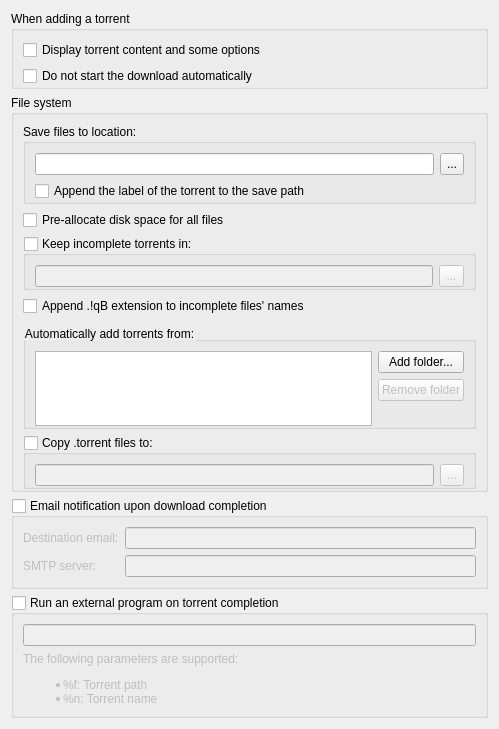
          <widget class="QWidget" name="scrollAreaWidgetContents_2">
           <property name="geometry">
            <rect>
             <x>0</x>
             <y>-344</y>
             <width>499</width>
             <height>728</height>
            </rect>
           </property>
           <layout class="QVBoxLayout" name="verticalLayout">
            <item>
             <widget class="QGroupBox" name="torrentAdditionBox">
              <property name="sizePolicy">
               <sizepolicy hsizetype="Expanding" vsizetype="Preferred">
                <horstretch>0</horstretch>
                <verstretch>0</verstretch>
               </sizepolicy>
              </property>
              <property name="title">
               <string>When adding a torrent</string>
              </property>
              <layout class="QGridLayout" name="gridLayout_5">
               <property name="bottomMargin">
                <number>0</number>
               </property>
               <item row="0" column="0" colspan="2">
                <widget class="QCheckBox" name="checkAdditionDialog">
                 <property name="text">
                  <string>Display torrent content and some options</string>
                 </property>
                 <property name="checked">
                  <bool>false</bool>
                 </property>
                </widget>
               </item>
               <item row="1" column="0">
                <widget class="QCheckBox" name="checkStartPaused">
                 <property name="text">
                  <string comment="The torrent will be added to download list in pause state">Do not start the download automatically</string>
                 </property>
                </widget>
               </item>
              </layout>
             </widget>
            </item>
            <item>
             <widget class="QGroupBox" name="fileSystemBox">
              <property name="sizePolicy">
               <sizepolicy hsizetype="Expanding" vsizetype="Preferred">
                <horstretch>0</horstretch>
                <verstretch>0</verstretch>
               </sizepolicy>
              </property>
              <property name="title">
               <string>File system</string>
              </property>
              <layout class="QVBoxLayout" name="verticalLayout_25">
               <property name="bottomMargin">
                <number>0</number>
               </property>
               <item>
                <widget class="QGroupBox" name="groupBox_3">
                 <property name="title">
                  <string>Save files to location:</string>
                 </property>
                 <layout class="QVBoxLayout" name="verticalLayout_26">
                  <property name="bottomMargin">
                   <number>0</number>
                  </property>
                  <item>
                   <layout class="QHBoxLayout" name="horizontalLayout_10">
                    <item>
                     <widget class="QLineEdit" name="textSavePath">
                      <property name="sizePolicy">
                       <sizepolicy hsizetype="Expanding" vsizetype="Fixed">
                        <horstretch>0</horstretch>
                        <verstretch>0</verstretch>
                       </sizepolicy>
                      </property>
                      <property name="text">
                       <string/>
                      </property>
                     </widget>
                    </item>
                    <item>
                     <widget class="QToolButton" name="browseSaveDirButton">
                      <property name="enabled">
                       <bool>true</bool>
                      </property>
                      <property name="minimumSize">
                       <size>
                        <width>22</width>
                        <height>22</height>
                       </size>
                      </property>
                      <property name="maximumSize">
                       <size>
                        <width>25</width>
                        <height>27</height>
                       </size>
                      </property>
                      <property name="text">
                       <string notr="true">...</string>
                      </property>
                     </widget>
                    </item>
                   </layout>
                  </item>
                  <item>
                   <widget class="QCheckBox" name="checkAppendLabel">
                    <property name="text">
                     <string>Append the label of the torrent to the save path</string>
                    </property>
                   </widget>
                  </item>
                 </layout>
                </widget>
               </item>
               <item>
                <widget class="QCheckBox" name="checkPreallocateAll">
                 <property name="text">
                  <string>Pre-allocate disk space for all files</string>
                 </property>
                </widget>
               </item>
               <item>
                <widget class="QGroupBox" name="checkTempFolder">
                 <property name="title">
                  <string>Keep incomplete torrents in:</string>
                 </property>
                 <property name="checkable">
                  <bool>true</bool>
                 </property>
                 <property name="checked">
                  <bool>false</bool>
                 </property>
                 <layout class="QGridLayout" name="gridLayout_3">
                  <property name="bottomMargin">
                   <number>0</number>
                  </property>
                  <item row="0" column="0">
                   <widget class="QLineEdit" name="textTempPath"/>
                  </item>
                  <item row="0" column="1">
                   <widget class="QToolButton" name="browseTempDirButton">
                    <property name="sizePolicy">
                     <sizepolicy hsizetype="Fixed" vsizetype="Fixed">
                      <horstretch>25</horstretch>
                      <verstretch>27</verstretch>
                     </sizepolicy>
                    </property>
                    <property name="minimumSize">
                     <size>
                      <width>22</width>
                      <height>22</height>
                     </size>
                    </property>
                    <property name="maximumSize">
                     <size>
                      <width>25</width>
                      <height>27</height>
                     </size>
                    </property>
                    <property name="text">
                     <string notr="true">...</string>
                    </property>
                   </widget>
                  </item>
                 </layout>
                </widget>
               </item>
               <item>
                <widget class="QCheckBox" name="checkAppendqB">
                 <property name="text">
                  <string>Append .!qB extension to incomplete files' names</string>
                 </property>
                </widget>
               </item>
               <item>
                <widget class="QGroupBox" name="groupBox_2">
                 <property name="styleSheet">
                  <string notr="true">QGroupBox::title {
font-weight: normal;
margin-left: 0px;
margin-top: 5px;
}
QGroupBox {
  border-width: 0;
}</string>
                 </property>
                 <property name="title">
                  <string>Automatically add torrents from:</string>
                 </property>
                 <layout class="QVBoxLayout" name="verticalLayout_38">
                  <property name="bottomMargin">
                   <number>0</number>
                  </property>
                  <item>
                   <layout class="QHBoxLayout" name="horizontalLayout_16">
                    <item>
                     <widget class="QTableView" name="scanFoldersView">
                      <property name="sizePolicy">
                       <sizepolicy hsizetype="Expanding" vsizetype="Expanding">
                        <horstretch>0</horstretch>
                        <verstretch>1</verstretch>
                       </sizepolicy>
                      </property>
                      <property name="minimumSize">
                       <size>
                        <width>250</width>
                        <height>75</height>
                       </size>
                      </property>
                      <property name="selectionMode">
                       <enum>QAbstractItemView::SingleSelection</enum>
                      </property>
                      <property name="selectionBehavior">
                       <enum>QAbstractItemView::SelectRows</enum>
                      </property>
                      <property name="showGrid">
                       <bool>false</bool>
                      </property>
                      <property name="sortingEnabled">
                       <bool>true</bool>
                      </property>
                      <attribute name="horizontalHeaderDefaultSectionSize">
                       <number>80</number>
                      </attribute>
                      <attribute name="horizontalHeaderShowSortIndicator" stdset="0">
                       <bool>false</bool>
                      </attribute>
                      <attribute name="horizontalHeaderStretchLastSection">
                       <bool>true</bool>
                      </attribute>
                      <attribute name="verticalHeaderVisible">
                       <bool>false</bool>
                      </attribute>
                     </widget>
                    </item>
                    <item>
                     <layout class="QVBoxLayout" name="verticalLayout_37">
                      <item>
                       <widget class="QPushButton" name="addScanFolderButton">
                        <property name="text">
                         <string>Add folder...</string>
                        </property>
                       </widget>
                      </item>
                      <item>
                       <widget class="QPushButton" name="removeScanFolderButton">
                        <property name="enabled">
                         <bool>false</bool>
                        </property>
                        <property name="text">
                         <string>Remove folder</string>
                        </property>
                       </widget>
                      </item>
                      <item>
                       <spacer name="verticalSpacer_6">
                        <property name="orientation">
                         <enum>Qt::Vertical</enum>
                        </property>
                        <property name="sizeHint" stdset="0">
                         <size>
                          <width>20</width>
                          <height>40</height>
                         </size>
                        </property>
                       </spacer>
                      </item>
                     </layout>
                    </item>
                   </layout>
                  </item>
                 </layout>
                </widget>
               </item>
               <item>
                <widget class="QGroupBox" name="checkExportDir">
                 <property name="sizePolicy">
                  <sizepolicy hsizetype="Preferred" vsizetype="Preferred">
                   <horstretch>0</horstretch>
                   <verstretch>0</verstretch>
                  </sizepolicy>
                 </property>
                 <property name="title">
                  <string>Copy .torrent files to:</string>
                 </property>
                 <property name="checkable">
                  <bool>true</bool>
                 </property>
                 <property name="checked">
                  <bool>false</bool>
                 </property>
                 <layout class="QGridLayout" name="gridLayout_4">
                  <property name="bottomMargin">
                   <number>0</number>
                  </property>
                  <item row="0" column="0">
                   <widget class="QLineEdit" name="textExportDir"/>
                  </item>
                  <item row="0" column="1">
                   <widget class="QToolButton" name="browseExportDirButton">
                    <property name="minimumSize">
                     <size>
                      <width>22</width>
                      <height>22</height>
                     </size>
                    </property>
                    <property name="maximumSize">
                     <size>
                      <width>25</width>
                      <height>27</height>
                     </size>
                    </property>
                    <property name="text">
                     <string notr="true">...</string>
                    </property>
                   </widget>
                  </item>
                 </layout>
                </widget>
               </item>
              </layout>
             </widget>
            </item>
            <item>
             <spacer name="verticalSpacer_5">
              <property name="orientation">
               <enum>Qt::Vertical</enum>
              </property>
              <property name="sizeHint" stdset="0">
               <size>
                <width>20</width>
                <height>40</height>
               </size>
              </property>
             </spacer>
            </item>
            <item>
             <widget class="QGroupBox" name="groupMailNotification">
              <property name="title">
               <string>Email notification upon download completion</string>
              </property>
              <property name="checkable">
               <bool>true</bool>
              </property>
              <property name="checked">
               <bool>false</bool>
              </property>
              <layout class="QGridLayout" name="gridLayout_15">
               <item row="0" column="0">
                <widget class="QLabel" name="label_2">
                 <property name="text">
                  <string>Destination email:</string>
                 </property>
                </widget>
               </item>
               <item row="0" column="1">
                <widget class="QLineEdit" name="dest_email_txt"/>
               </item>
               <item row="1" column="0">
                <widget class="QLabel" name="label_3">
                 <property name="text">
                  <string>SMTP server:</string>
                 </property>
                </widget>
               </item>
               <item row="1" column="1">
                <widget class="QLineEdit" name="smtp_server_txt"/>
               </item>
              </layout>
             </widget>
            </item>
            <item>
             <widget class="QGroupBox" name="autoRunBox">
              <property name="title">
               <string>Run an external program on torrent completion</string>
              </property>
              <property name="checkable">
               <bool>true</bool>
              </property>
              <property name="checked">
               <bool>false</bool>
              </property>
              <layout class="QVBoxLayout" name="verticalLayout_19">
               <item>
                <widget class="QLineEdit" name="autoRun_txt"/>
               </item>
               <item>
                <widget class="QLabel" name="label_4">
                 <property name="text">
                  <string>The following parameters are supported:
&lt;ul&gt;
&lt;li&gt;%f: Torrent path&lt;/li&gt;
&lt;li&gt;%n: Torrent name&lt;/li&gt;
&lt;/ul&gt;</string>
                 </property>
                 <property name="textFormat">
                  <enum>Qt::RichText</enum>
                 </property>
                </widget>
               </item>
              </layout>
             </widget>
            </item>
           </layout>
          </widget>
